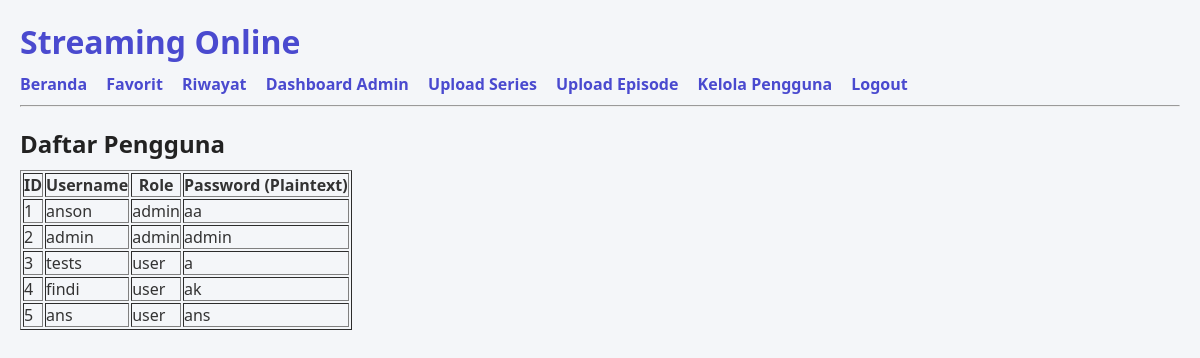
/admin-users.php (signed in), run on the app's committed database.
### tables this page shows
CREATE TABLE "users" (
	"id"	INTEGER,
	"username"	TEXT NOT NULL,
	"password_hash"	TEXT NOT NULL,
	"role"	TEXT DEFAULT 'user',
	"raw_password"	TEXT,
	"unique_username"	INTEGER UNIQUE,
	PRIMARY KEY("id"),
	UNIQUE("username")
);

### auth-check.php (called while the page is built, shortened)
<?php
if (!function_exists('is_logged_in')) {
  function is_logged_in() {
    return isset($_SESSION['username']) && $_SESSION['username'] !== '';
  }
}
if (!function_exists('is_admin')) {
  function is_admin() {
    return isset($_SESSION['role']) && $_SESSION['role'] === 'admin';
  }
}
?>

### admin-users.php (the view, shortened to what this page needs)
<?php
include 'auth-check.php';
include 'config.php';
include 'header.php';
echo "<h2>Daftar Pengguna</h2>";
$stmt = $conn->query("SELECT id, username, role, raw_password FROM users ORDER BY id");
echo "<table border='1' cellpadding='8'>
  <tr>
    <th>ID</th>
    <th>Username</th>
    <th>Role</th>
    <th>Password (Plaintext)</th>
  </tr>";
while ($row = $stmt->fetch(PDO::FETCH_ASSOC)) {
  echo "<tr>
    <td>{$row['id']}</td>
    <td>" . htmlspecialchars($row['username']) . "</td>
    <td>{$row['role']}</td>
    <td>" . htmlspecialchars($row['raw_password'] ?? '-') . "</td>
  </tr>";
}
echo "</table>";
?>

### header.php (shortened to what this page needs)
<?php include 'auth-check.php'; ?>
<!DOCTYPE html>
<html>
  <link rel="stylesheet" href="style1-final.css">
<head>
</head>
<body>
  <h1><a href="index.php">Streaming Online</a></h1>
  <nav style="margin-bottom: 10px;">
    <a href="index.php">Beranda</a>
    <?php if (is_logged_in()): ?>
      <a href="favorites.php">Favorit</a>
      <a href="history.php">Riwayat</a>
      <?php if (is_admin()): ?>
        <a href="dashboard.php">Dashboard Admin</a>
        <a href="upload-anime.php">Upload Series</a>
        <a href="upload-video.php">Upload Episode</a>
        <a href="admin-users.php">Kelola Pengguna</a>
      <?php endif; ?>
      <a href="logout.php">Logout</a>
    <?php else: ?>
      <a href="login.php">Login</a>
      <a href="register.php">Register</a>
    <?php endif; ?>
  </nav>
  <hr>

### style1-final.css (style rules this page uses)
* { margin: 0; padding: 0; box-sizing: border-box; font-family: 'Segoe UI', Tahoma, Geneva, Verdana, sans-serif; }
body { background-color: #f4f6f9; color: #333; padding: 20px; }
a { text-decoration: none; color: #4a4acf; }
nav { margin-top: 10px; }
nav a { margin-right: 15px; font-weight: bold; color: #4a4acf; }
h2, h3 { margin: 20px 0 10px; color: #222; }

### data on the page
users: id "1", username "anson", role "admin", raw_password "aa"
users: id "2", username "admin", role "admin", raw_password "admin"
users: id "3", username "tests", role "user", raw_password "a"
users: id "4", username "findi", role "user", raw_password "ak"
users: id "5", username "ans", role "user", raw_password "ans"
